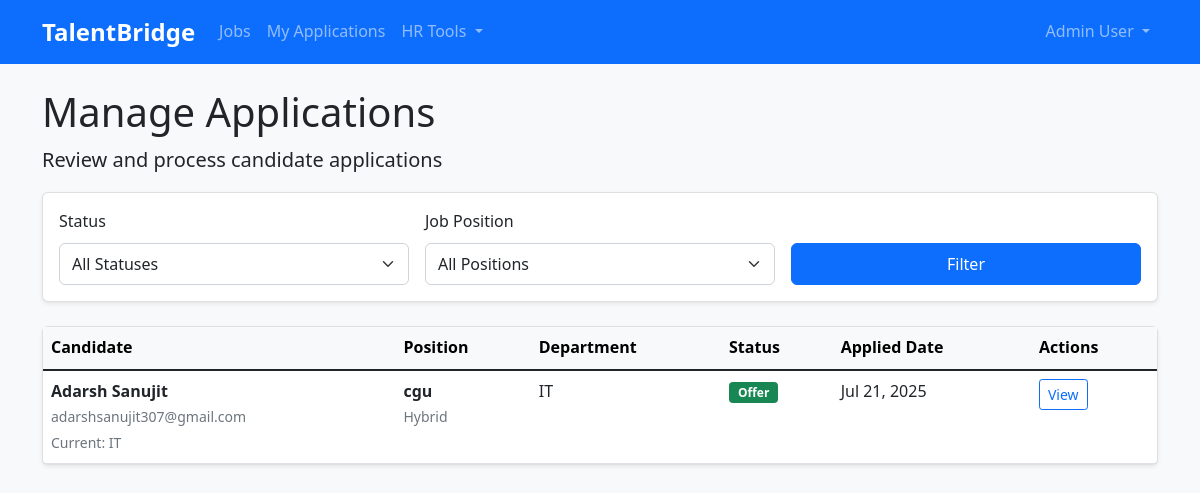
The page /applications/manage (signed in) on the database its author committed.
### app/models.py (models this page shows, shortened)
class User(UserMixin, db.Model):
    id = db.Column(db.Integer, primary_key=True)
    username = db.Column(db.String(80), unique=True, nullable=False)
    email = db.Column(db.String(120), unique=True, nullable=False)
    password = db.Column(db.String(120), nullable=False)
    role = db.Column(db.String(20), nullable=False, default='employee')
    first_name = db.Column(db.String(50), nullable=False)
    last_name = db.Column(db.String(50), nullable=False)
    department = db.Column(db.String(100))
    location = db.Column(db.String(100))
    skills = db.Column(db.Text)
    phone = db.Column(db.String(20))
    resume_filename = db.Column(db.String(200))
    created_at = db.Column(db.DateTime, default=datetime.utcnow)
    applications = db.relationship('Application', backref='applicant', lazy=True)
    posted_jobs = db.relationship('Job', backref='posted_by_user', lazy=True)
    def get_full_name(self):
        return f"{self.first_name} {self.last_name}"

class Application(db.Model):
    id = db.Column(db.Integer, primary_key=True)
    job_id = db.Column(db.Integer, db.ForeignKey('job.id'), nullable=False)
    user_id = db.Column(db.Integer, db.ForeignKey('user.id'), nullable=False)
    cover_letter = db.Column(db.Text)
    resume_filename = db.Column(db.String(200))
    status = db.Column(db.String(20), default='submitted')
    applied_at = db.Column(db.DateTime, default=datetime.utcnow)
    updated_at = db.Column(db.DateTime, default=datetime.utcnow, onupdate=datetime.utcnow)
    hr_notes = db.Column(db.Text)
    interviews = db.relationship('Interview', backref='application', lazy=True, cascade='all, delete-orphan')

class Job(db.Model):
    id = db.Column(db.Integer, primary_key=True)
    title = db.Column(db.String(200), nullable=False)
    department = db.Column(db.String(100), nullable=False)
    location = db.Column(db.String(100), nullable=False)
    description = db.Column(db.Text, nullable=False)
    requirements = db.Column(db.Text)
    skills_required = db.Column(db.Text)
    salary_range = db.Column(db.String(100))
    job_type = db.Column(db.String(50), default='Full-time')
    status = db.Column(db.String(20), default='active')
    deadline = db.Column(db.DateTime)
    posted_by = db.Column(db.Integer, db.ForeignKey('user.id'), nullable=False)
    created_at = db.Column(db.DateTime, default=datetime.utcnow)
    updated_at = db.Column(db.DateTime, default=datetime.utcnow, onupdate=datetime.utcnow)
    applications = db.relationship('Application', backref='job', lazy=True, cascade='all, delete-orphan')

### app/routes/applications.py (the view)
@applications_bp.route('/manage')
@login_required
def manage_applications():
    if current_user.role not in ['hr', 'manager']:
        flash('Access denied', 'danger')
        return redirect(url_for('jobs.employee_dashboard'))
    page = request.args.get('page', 1, type=int)
    status_filter = request.args.get('status', '')
    job_filter = request.args.get('job_id', type=int)
    query = Application.query
    if status_filter:
        query = query.filter_by(status=status_filter)
    if job_filter:
        query = query.filter_by(job_id=job_filter)
    applications = query.order_by(Application.applied_at.desc())\
                       .paginate(page=page, per_page=20, error_out=False)
    jobs = Job.query.order_by(Job.title).all()
    return render_template('applications/manage_applications.html',
                         applications=applications, jobs=jobs,
                         current_filters={'status': status_filter, 'job_id': job_filter})

### app/templates/applications/manage_applications.html (shortened to what this page needs)
{% extends "base.html" %}
{% block content %}
<div class="row">
    <div class="col-12">
        <h1>Manage Applications</h1>
        <p class="lead">Review and process candidate applications</p>
    </div>
</div>
<div class="row mb-4">
    <div class="col-12">
        <div class="card">
            <div class="card-body">
                <form method="GET" class="row g-3">
                    <div class="col-md-4">
                        <label for="status" class="form-label">Status</label>
                        <select class="form-select" id="status" name="status">
                            <option value="">All Statuses</option>
                        </select>
                    </div>
                    <div class="col-md-4">
                        <label for="job_id" class="form-label">Job Position</label>
                        <select class="form-select" id="job_id" name="job_id">
                            <option value="">All Positions</option>
                        </select>
                    </div>
                    <div class="col-md-4 d-flex align-items-end">
                        <button type="submit" class="btn btn-primary w-100">Filter</button>
                    </div>
                </form>
            </div>
        </div>
    </div>
</div>
<div class="row">
    <div class="col-12">
        {% if applications.items %}
        <div class="card">
            <div class="card-body p-0">
                <div class="table-responsive">
                    <table class="table table-hover mb-0">
                        <thead class="table-light">
                            <tr>
                                <th>Candidate</th>
                                <th>Position</th>
                                <th>Department</th>
                                <th>Status</th>
                                <th>Applied Date</th>
                                <th>Actions</th>
                            </tr>
                        </thead>
                        <tbody>
                            {% for application in applications.items %}
                            <tr>
                                <td>
                                    <div>
                                        <strong>{{ application.applicant.get_full_name() }}</strong><br>
                                        <small class="text-muted">{{ application.applicant.email }}</small><br>
                                        {% if application.applicant.department %}
                                        <small class="text-muted">Current: {{ application.applicant.department }}</small>
                                        {% endif %}
                                    </div>
                                </td>
                                <td>
                                    <strong>{{ application.job.title }}</strong><br>
                                    <small class="text-muted">{{ application.job.location }}</small>
                                </td>
                                <td>{{ application.job.department }}</td>
                                <td>
                                    <span class="badge bg-{% if application.status == 'submitted' %}secondary{% elif application.status == 'screening' %}info{% elif application.status == 'interview' %}warning{% elif application.status == 'offer' %}success{% elif application.status == 'rejected' %}danger{% else %}secondary{% endif %}">
                                        {{ application.status.replace('_', ' ').title() }}
                                    </span>
                                </td>
                                <td>{{ application.applied_at.strftime('%b %d, %Y') }}</td>
                                <td>
                                    <div class="btn-group btn-group-sm" role="group">
                                        <a href="{{ url_for('applications.application_detail', application_id=application.id) }}"
                                           class="btn btn-outline-primary">View</a>
                                    </div>
                                </td>
                            </tr>
                            {% endfor %}
                        </tbody>
                    </table>
                </div>
            </div>
        </div>
        {% else %}
        <div class="alert alert-info" role="alert">
            <h4 class="alert-heading">No Applications Found</h4>
            <p>There are no applications matching your current filters.</p>
        </div>
        {% endif %}
    </div>
</div>
{% endblock %}

### app/templates/base.html (shortened to what this page needs)
<!DOCTYPE html>
<html lang="en">
<head>
    <link href="https://cdn.jsdelivr.net/npm/bootstrap@5.1.3/dist/css/bootstrap.min.css" rel="stylesheet">
    <link href="{{ url_for('static', filename='css/style.css') }}" rel="stylesheet">
</head>
<body>
    <nav class="navbar navbar-expand-lg navbar-dark bg-primary">
        <div class="container">
            <a class="navbar-brand" href="{{ url_for('index') }}">TalentBridge</a>
            {% if current_user.is_authenticated %}
            <div class="collapse navbar-collapse" id="navbarNav">
                <ul class="navbar-nav me-auto">
                    <li class="nav-item">
                        <a class="nav-link" href="{{ url_for('jobs.job_list') }}">Jobs</a>
                    </li>
                    <li class="nav-item">
                        <a class="nav-link" href="{{ url_for('applications.my_applications') }}">My Applications</a>
                    </li>
                    {% if current_user.role in ['hr', 'manager'] %}
                    <li class="nav-item dropdown">
                        <a class="nav-link dropdown-toggle" href="#" role="button" data-bs-toggle="dropdown">
                            HR Tools
                        </a>
                    </li>
                    {% endif %}
                </ul>
                <ul class="navbar-nav">
                    <li class="nav-item dropdown">
                        <a class="nav-link dropdown-toggle" href="#" role="button" data-bs-toggle="dropdown">
                            {{ current_user.get_full_name() }}
                        </a>
                    </li>
                </ul>
            </div>
            {% endif %}
        </div>
    </nav>
    <main class="container mt-4">
        {% block content %}{% endblock %}
    </main>
</body>
</html>

### app/static/css/style.css (style rules this page uses)
:root { --primary-color: #0d6efd; --secondary-color: #6c757d; --success-color: #198754; --info-color: #0dcaf0; --warning-color: #ffc107; --danger-color: #dc3545; --light-color: #f8f9fa; --dark-color: #212529; }
body { font-family: 'Segoe UI', Tahoma, Geneva, Verdana, sans-serif; background-color: #f8f9fa; line-height: 1.6; }
.navbar-brand { font-weight: bold; font-size: 1.5rem; }
.card { box-shadow: 0 0.125rem 0.25rem rgba(0, 0, 0, 0.075); border: 1px solid rgba(0, 0, 0, 0.125); border-radius: 0.375rem; }
.badge { font-size: 0.75em; padding: 0.375em 0.75em; }
.btn { font-weight: 500; border-radius: 0.375rem; padding: 0.5rem 1rem; transition: all 0.2s ease-in-out; }
.table th { font-weight: 600; border-top: none; background-color: #f8f9fa; }
.form-control, .form-select { border-radius: 0.375rem; border: 1px solid #ced4da; padding: 0.5rem 0.75rem; transition: border-color 0.15s ease-in-out, box-shadow 0.15s ease-in-out; }

### rows shown on the page
User: get_full_name "Admin User"
Application: applicant.get_full_name "Adarsh Sanujit", applicant.email "adarshsanujit307@gmail.com", applicant.department "IT", job "cgu", job.location "Hybrid", job.department "IT", status.replace "Offer", applied_at "Jul 21, 2025"
